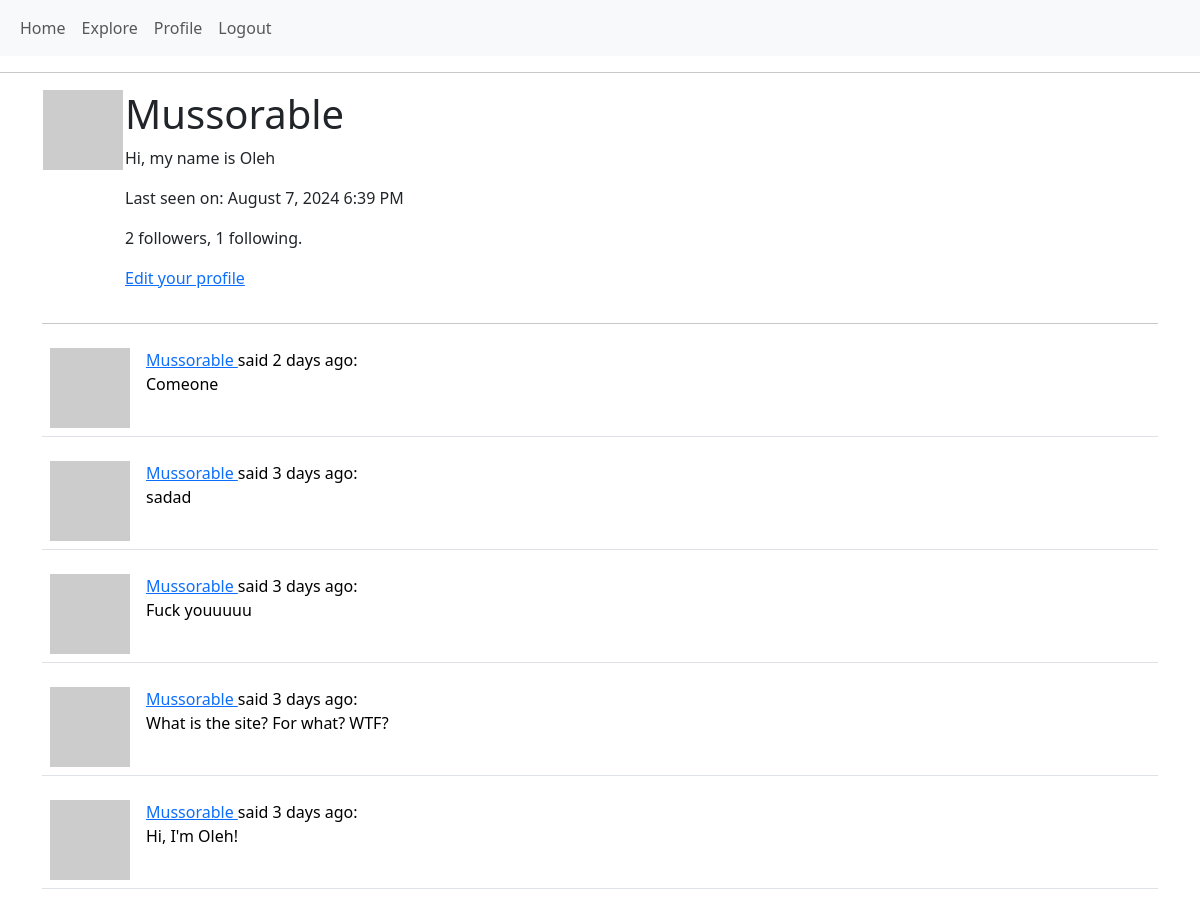
Before: /user/Mussorable (signed in) with the older database file.
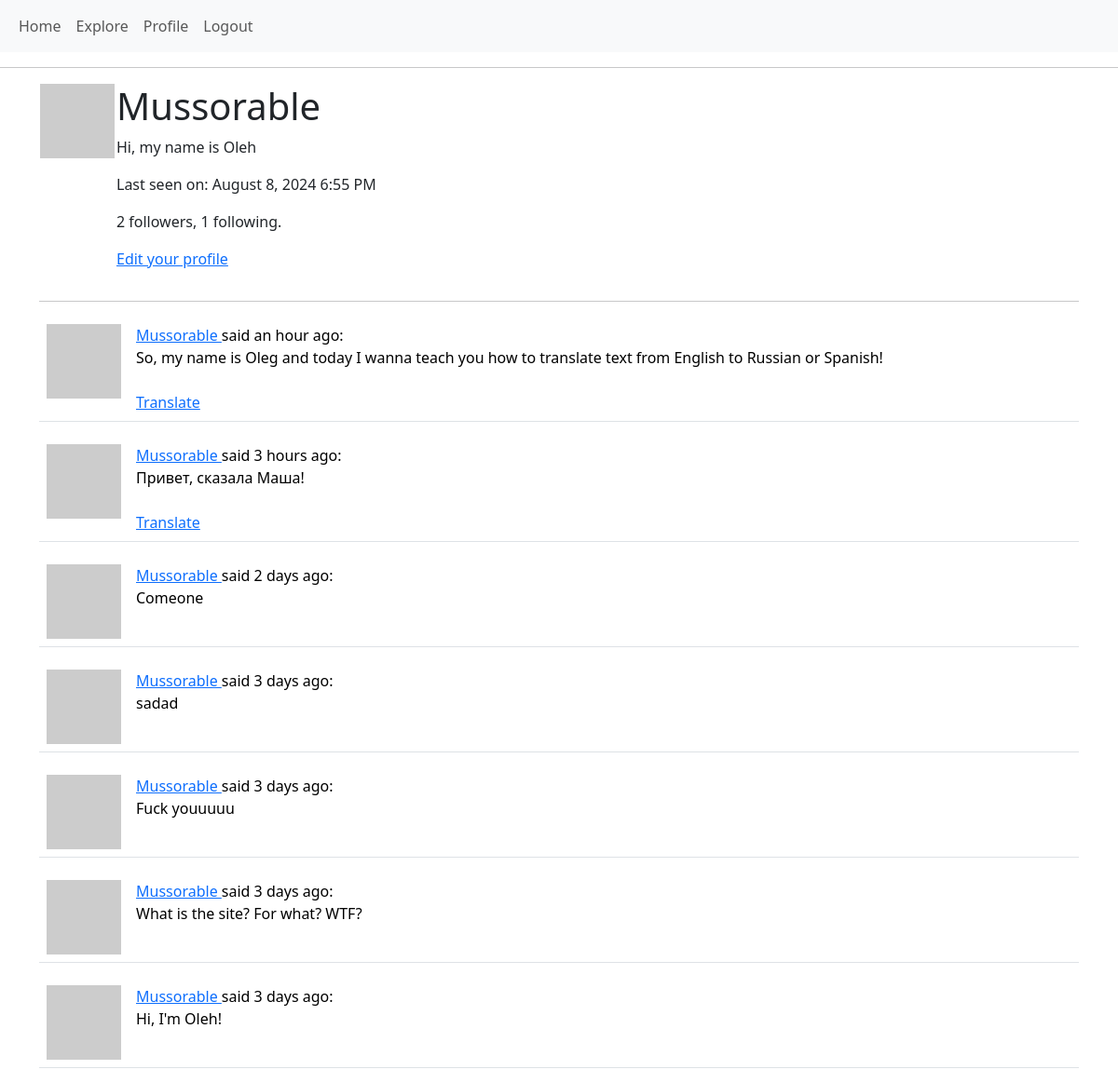
After: the same page with the newer database file.
### app/models.py (models this page shows, shortened)
class User(UserMixin, db.Model):
    id: so.Mapped[int] = so.mapped_column(primary_key=True)
    username: so.Mapped[str] = so.mapped_column(sa.String(64), index=True, unique=True)
    email: so.Mapped[str] = so.mapped_column(sa.String(120), index=True, unique=True)
    password_hash: so.Mapped[Optional[str]] = so.mapped_column(sa.String(256))
    about_me: so.Mapped[Optional[str]] = so.mapped_column(sa.String(140))
    last_seen: so.Mapped[Optional[datetime]] = so.mapped_column(default=lambda: datetime.now(timezone.utc))
    posts: so.WriteOnlyMapped['Post'] = so.relationship(back_populates='author')
    following: so.WriteOnlyMapped['User'] = so.relationship(
        secondary=followers, primaryjoin=(followers.c.follower_id == id),
        secondaryjoin=(followers.c.followed_id == id),
        back_populates='followers')
    followers: so.WriteOnlyMapped['User'] = so.relationship(
        secondary=followers, primaryjoin=(followers.c.followed_id == id),
        secondaryjoin=(followers.c.follower_id == id),
        back_populates='following')
    def avatar(self, size):
        digest = md5(self.email.lower().encode('utf-8')).hexdigest()
        return f'https://www.gravatar.com/avatar/{digest}?d=identicon&s={size}'
    def followers_count(self):
        query = sa.select(sa.func.count()).select_from(
            self.followers.select().subquery())
        return db.session.scalar(query)
    def following_count(self):
        query = sa.select(sa.func.count()).select_from(
            self.following.select().subquery())
        return db.session.scalar(query)

class Post(db.Model):
    id: so.Mapped[int] = so.mapped_column(primary_key=True)
    body: so.Mapped[str] = so.mapped_column(sa.String(140))
    timestamp: so.Mapped[datetime] = so.mapped_column(index=True, default=lambda: datetime.now(timezone.utc))
    user_id: so.Mapped[int] = so.mapped_column(sa.ForeignKey(User.id), index=True)
    author: so.Mapped[User] = so.relationship(back_populates='posts')
    language: so.Mapped[Optional[str]] = so.mapped_column(sa.String(5))

### app/routes.py (the view)
@app.route('/user/<username>')
@login_required
def user(username):
    user = db.first_or_404(sa.select(User).where(User.username == username))
    page = request.args.get('page', 1, type=int)
    query = user.posts.select().order_by(Post.timestamp.desc())
    posts = db.paginate(query, page=page, per_page=app.config['POSTS_PER_PAGE'], error_out=False)
    next_url = url_for('user', username=user.username, page=posts.next_num) if posts.has_next else None
    prev_url = url_for('user', username=user.username, page=posts.prev_num) if posts.has_prev else None
    form = EmptyForm()
    return render_template(
        'user.html',
        user=user,
        posts=posts,
        form=form,
        next_url=next_url,
        prev_url=prev_url
    )

### app/__init__.py (called while the page is built)
def get_locale():
    return 'es'

### app/models.py (called while the page is built)
@login.user_loader
def load_user(id):
    return db.session.get(User, int(id))

### app/routes.py (called while the page is built)
@app.before_request
def before_request():
    if current_user.is_authenticated:
        current_user.last_seen = datetime.now(timezone.utc)
        db.session.commit()
        g.locale = str(get_locale())

### app/templates/user.html (shortened to what this page needs)
{% extends 'base.html' %}
{% block content %}
    <table>
        <tr style="vertical-align: top;">
            <td><img src="{{ user.avatar(128) }}" alt=""></td>
            <td>
                <h1>{{ user.username }}</h1>
                {% if user.about_me %}<p>{{ user.about_me }}</p>{% endif %}
                {% if user.last_seen %}<p>{{ _('Last seen on') }}: {{ moment(user.last_seen).format('LLL') }}</p>{% endif %}
                <p>{{ user.followers_count() }} {{ _('followers') }}, {{ user.following_count() }} following.</p>
                {% if user == current_user %}
                    <p><a href="{{ url_for('edit_profile') }}">{{ _('Edit your profile') }}</a></p>
                {% endif %}
            </td>
        </tr>
    </table>
    <hr>
    {% for post in posts %}
        {% include '_post.html' %}
    {% endfor %}
{% endblock %}

### app/templates/base.html (shortened to what this page needs)
<!doctype html>
<html lang="en">
<head>
    <link href="https://cdn.jsdelivr.net/npm/bootstrap@5.3.3/dist/css/bootstrap.min.css" rel="stylesheet"
>
</head>
<body>
    <header>
        <nav class="navbar navbar-expand-lg bg-body-tertiary">
            <div class="container-fluid">
                <div class="collapse navbar-collapse" id="navbarSupportContent">
                    <ul class="navbar-nav me-auto mb-2 mb-lg-0">
                        <li class="nav-item"><a href="{{ url_for('index') }}" class="nav-link" aria-current="page">{{ _('Home') }}</a></li>
                        {% if current_user.is_anonymous %}
                            <li class="nav-item"><a href="{{ url_for('login') }}" class="nav-link" aria-current="page">{{ _('Login') }}</a></li>
                        {% else %}
                            <li class="nav-item"><a href="{{ url_for('explore') }}" class="nav-link" aria-current="page">{{ _('Explore') }}</a></li>
                            <li class="nav-item"><a href="{{ url_for('user', username=current_user.username) }}" class="nav-link" aria-current="page">{{ _('Profile') }}</a></li>
                            <li class="nav-item"><a href="{{ url_for('logout') }}" class="nav-link" aria-current="page">{{ _('Logout') }}</a></li>
                        {% endif %}
                    </ul>
                </div>
            </div>
        </nav>
    </header>
    <hr>
    <div class="container mt-3">
        {% block content %}{% endblock %}
    </div>
</body>
</html>

### app/templates/_post.html (shortened to what this page needs)
<table class="table table-hover">
    <tr style="vertical-align: top;">
        <td style="width: 70px;">
            <a href="{{ url_for('user', username=post.author.username) }}">
                <img src="{{ post.author.avatar(70) }}" alt="">
            </a>
        </td>
        <td>
            {{ _('%(username)s said %(when)s',
                    username=user_link, when=moment(post.timestamp).fromNow()) }}:
            <br>
            <span id="post{{ post.id }}">{{ post.body }}</span>
            <br><br>
            {% if post.language and post.language != g.locale %}
                <span id="translation{{ post.id }}">
                    <a href="javascript:translate(
                                'post{{ post.id }}',
                                'translation{{ post.id }}',
                                '{{ post.language }}',
                                '{{ g.locale }}');">{{ _('Translate') }}</a>
                </span>
            {% endif %}
        </td>
    </tr>
</table>

Changed rows visible on the page:
changed User "Mussorable": last_seen "August 7, 2024 6:39 PM" → "August 8, 2024 6:55 PM"
added Post: body "So, my name is Oleg and today I wanna teach you how to translate text from English to Russian or Spanish!"
added Post: body "Привет, сказала Маша!"
